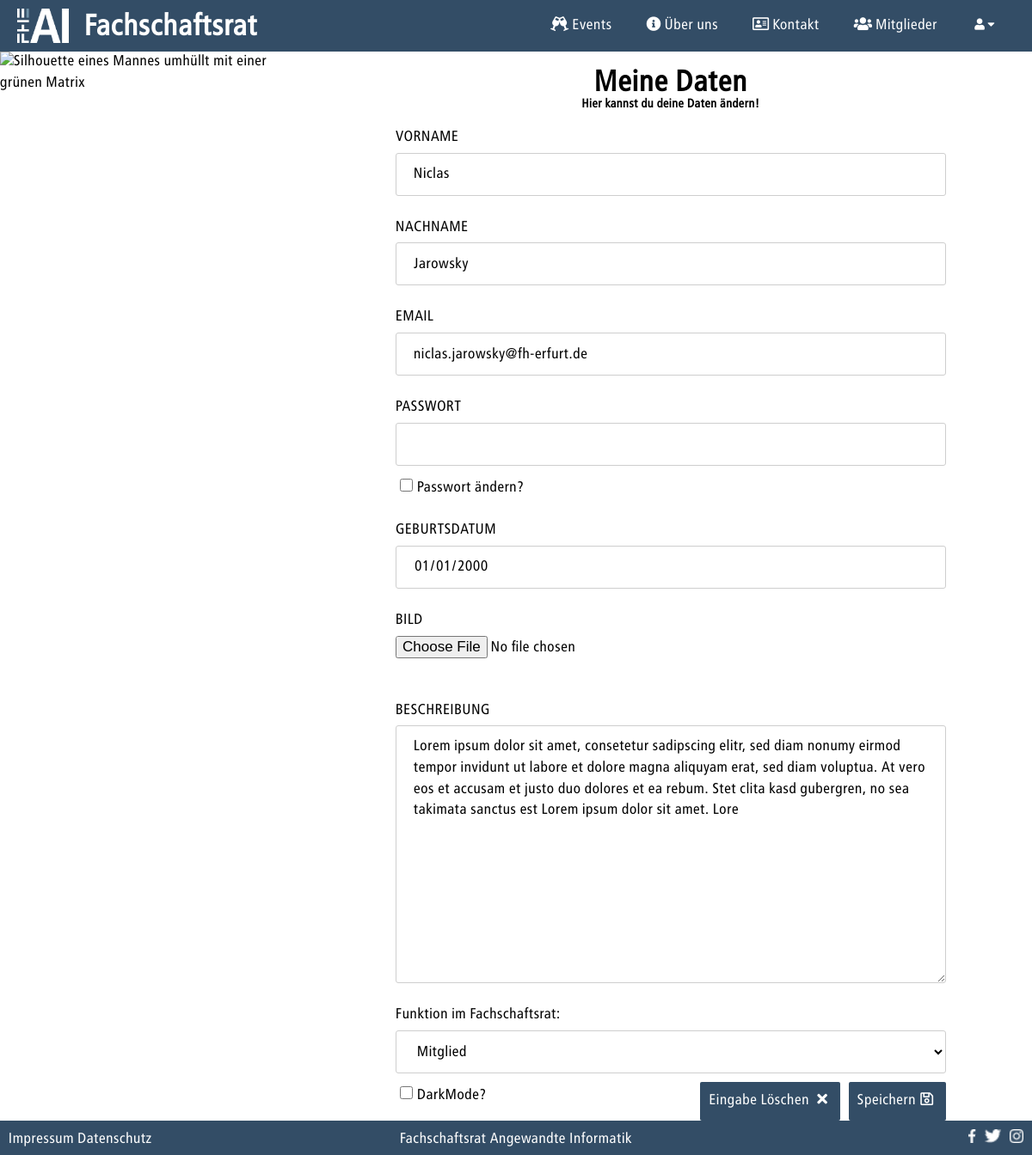
The page /index.php/?c=user&a=profil (signed in) on the database as committed earlier.
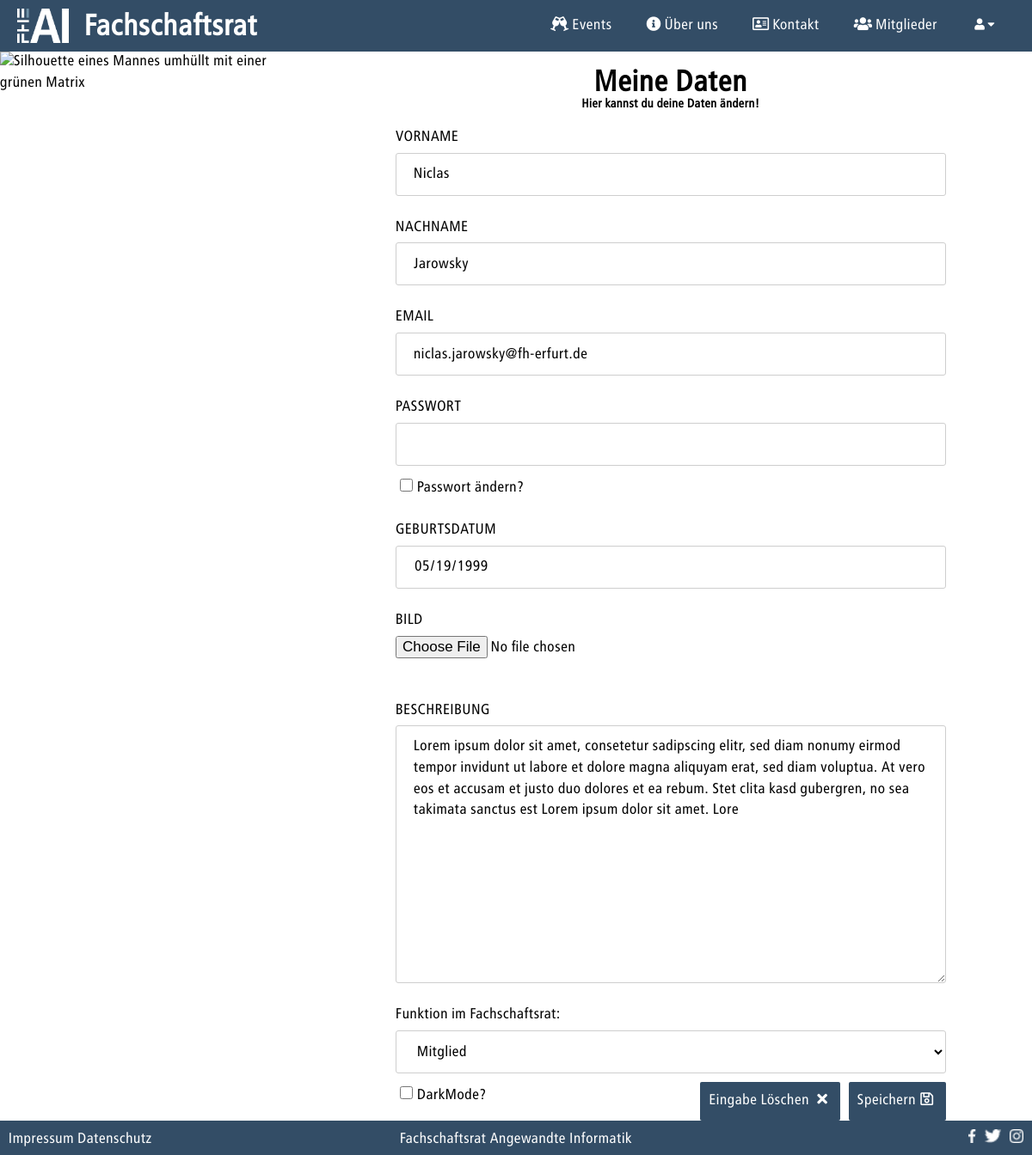
The same page on the database as committed later.
### tables this page shows
CREATE TABLE IF NOT EXISTS `USER` (
  `ID` INT NOT NULL AUTO_INCREMENT,
  `CREATED_AT` TIMESTAMP NOT NULL DEFAULT CURRENT_TIMESTAMP,
  `UPDATED_AT` TIMESTAMP NULL DEFAULT NULL ON UPDATE CURRENT_TIMESTAMP,
  `FIRSTNAME` VARCHAR(21) NOT NULL,
  `LASTNAME` VARCHAR(24) NOT NULL,
  `DATE_OF_BIRTH` DATE NOT NULL,
  `DESCRIPTION` TEXT NULL,
  `PICTURE` VARCHAR(28) NULL,
  `EMAIL` VARCHAR(62) NOT NULL,
  `PASSWORD` VARCHAR(60) NOT NULL,
  `ROLE_ID` INT NOT NULL,
  PRIMARY KEY (`ID`),
  INDEX `fk_USER_ROLE1_idx` (`ROLE_ID` ASC),
  UNIQUE INDEX `EMAIL_UNIQUE` (`EMAIL` ASC),
  CONSTRAINT `fk_USER_ROLE1`
    FOREIGN KEY (`ROLE_ID`)
    REFERENCES `ROLE` (`ID`)
    ON DELETE NO ACTION
    ON UPDATE NO ACTION);

### models/user.class.php (called while the page is built, shortened)
<?php
class User extends BaseModel
{
    public static function findUserBySessionUserID(){
        if(isset($_SESSION['loggedIn']) && $_SESSION['loggedIn'] == true) {
            $where = 'ID = ' . $_SESSION['userId'];
            return self::findOne($where);
        }else{
            return null;
        }
    }
    public static function checkUserPermissionForPage($roleIdWithPermission){
        $user = User::findUserBySessionUserID();
        if($user  != null) {
            if (is_array($roleIdWithPermission)) {
                foreach ($roleIdWithPermission as $index) {
                    if ($user['ROLE_ID'] == $index) {
                        return true;
                    }
                }
            } else {
                if ($user['ROLE_ID'] == $roleIdWithPermission) {
                    return true;
                }
            }
        }
        return false;
    }
    public static function generateUserProfilInformations(){
        if(isset($_GET['userId'])){
            $accessUser = role::ADMIN;
            $where = 'ID = ' . $_GET['userId'];
            $user = User::findOne($where);
            $userRole = role::ADMIN;
            $userInformation = '&userId='.$_GET['userId'];
            $title = 'Nutzer Ändern';
            $colorModeChecked = '';
            $action = 'userManagement';
            $pageTopic = self::getFullName($user['FIRSTNAME'], $user['LASTNAME']);
            $pageSubTopic = '';
        }else{
            $accessUser = [role::ADMIN, role::MEMBER, role::USER];
            $where = 'ID = ' . $_SESSION['userId'];
            $user = User::findOne($where);
            $userRole = $user['ROLE_ID'];
            $userInformation = '';
            $title = 'Profil';
            $pageTopic = 'Meine Daten';
            $pageSubTopic = 'Hier kannst du deine Daten ändern!';
            if (isset($_COOKIE['colorMode']) && $_COOKIE['colorMode'] == true) {
                $colorModeChecked = 'checked';
            }else{
                $colorModeChecked = '';
            }
            $action = 'profil';
        }
        $errorMessage = '';
        $actualMemberHistory = MemberHistory::generateActualMemberHistory($user['ID']);
        if ($actualMemberHistory != ''){
            $userFunction = $actualMemberHistory['FUNCTION_FSR_ID'];
        }else{
            $userFunction = 0;
        }
        $allRoles = Role::find();
        $allFunctions = Function_FSR::find();
        return $paramsInformations = [
            'userProfil'        => $user,
            'accessUser'        => $accessUser,
            'userRole'          => $userRole,
            'userInformation'   => $userInformation,
            'title'             => $title,
            'colorModeChecked'  => $colorModeChecked,
            'errorMessage'      => $errorMessage,
            'userFunction'      => $userFunction,
            'allRoles'          => $allRoles,
            'allFunctions'      => $allFunctions,
            'pageTopic'         => $pageTopic,
            'pageSubTopic'      => $pageSubTopic,
            'action'            => $action
        ];
    }
}

### models/baseModel.class.php (called while the page is built, shortened)
<?php
abstract class BaseModel{
    public static function tablename(){
        $class = get_called_class();
        if(defined($class.'::TABLENAME')) {
            return $class::TABLENAME;
        }
        return null;
    }
    public static function findOne($where = ''){
        $db  = $GLOBALS['db'];
        $result = null;
        try{
            $sql = 'SELECT * FROM ' . self::tablename();
            if(!empty($where)){
                $sql .= ' WHERE ' . $where .  ';';
            }
            $result = $db->query($sql)->fetch();
        }
        catch(PDOException $e){
            $message = 'Select statment failed: ' . $e->getMessage();
            error_to_logFile($message);
            die($message);
        }
        return $result;
    }
}

### controller/user_controller.php (called while the page is built, shortened)
<?php
class UserController extends Controller{
    public function actionProfil(){
        $userProfilInformations = User::generateUserProfilInformations();
        User::checkUserPermissionForPage($userProfilInformations['accessUser']);
    }
}

### views/user/profil.php (the view, shortened to what the rows shown need)
<div class="Content" id="fadeIn">
    <form autocomplete= "off" action="?c=user&a=profil<?=$userInformation?>" method="post" enctype="multipart/form-data" >
        <h1><?=$pageTopic?></h1>
        <div class="input">
            <label for="firstnameProfil">VORNAME </label>
            <input type = "text" id="firstnameProfil" name="firstnameProfil"
               value = "<?=isset($_POST['firstnameProfil']) ? htmlspecialchars($_POST['firstnameProfil']) : htmlspecialchars($userProfil['FIRSTNAME'])?>">
        </div>
        <div class="input">
            <label for="lastnameProfil">NACHNAME </label>
            <input type = "text" id="lastnameProfil" name="lastnameProfil"
               value = "<?=isset($_POST['lastnameProfil']) ? htmlspecialchars($_POST['lastnameProfil']) : htmlspecialchars($userProfil['LASTNAME'])?>">
        </div>
        <div class="input">
            <label for="emailProfil">EMAIL </label>
            <input type = "email" id="emailProfil" name="emailProfil"
               value = "<?=isset($_POST['emailProfil']) ? htmlspecialchars($_POST['emailProfil']) : htmlspecialchars($userProfil['EMAIL'])?>">
        </div>
        <div class="input">
            <label for="dateOfBirthProfil">GEBURTSDATUM </label>
            <input type = "date" id="dateOfBirthProfil" name="dateOfBirthProfil"
               value = "<?=isset($_POST['dateOfBirthProfil']) ? htmlspecialchars($_POST['dateOfBirthProfil']) : htmlspecialchars($userProfil['DATE_OF_BIRTH'])?>">
        </div>
        <? if($userRole == role::ADMIN ||  $userRole == role::MEMBER){ ?>
        <div class="input">
            <label for="pictureProfil">BILD </label>
            <input type = "file"  accept=".jpg, .jpeg, .png" id="pictureProfil" name="pictureProfil">
        </div>
        <div class="input">
            <label for="descriptionProfil">BESCHREIBUNG  </label>
            <textarea name="descriptionProfil" id="descriptionProfil" cols="44" rows="5"><?=isset($_POST['descriptionProfil']) ? htmlspecialchars($_POST['descriptionProfil']) : htmlspecialchars($userProfil['DESCRIPTION'])?></textarea>
        </div>
        <? } ?>
    </form>
</div>

Rows that differ between the two databases and show on the page:
changed user "Niclas": dateOfBirthProfil "01/01/2000" → "05/19/1999"
